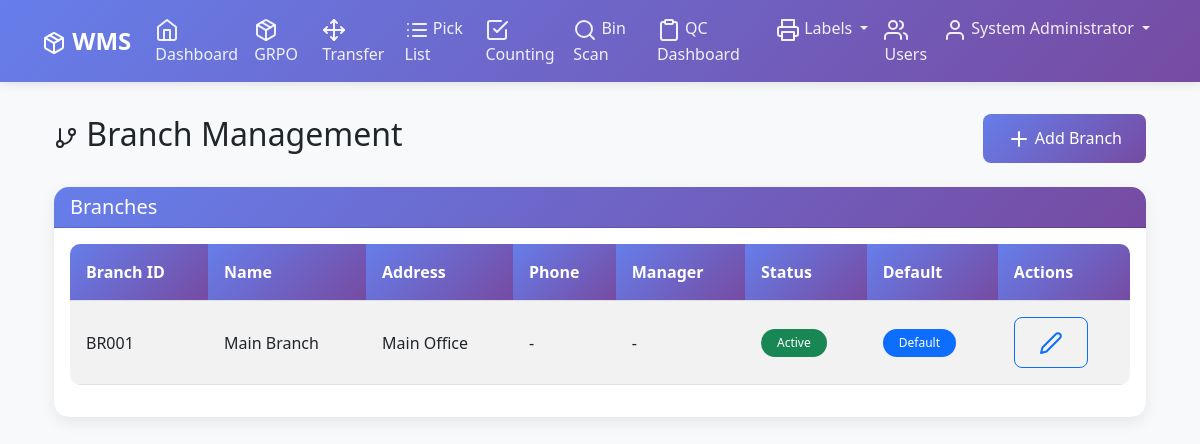
The page /branch_management (signed in) on the database its author committed.
### models.py (models this page shows, shortened)
class User(UserMixin, db.Model):
    __tablename__ = 'users'
    id = db.Column(db.Integer, primary_key=True)
    username = db.Column(db.String(80), unique=True, nullable=False)
    email = db.Column(db.String(120), unique=True, nullable=False)
    password_hash = db.Column(db.String(256), nullable=False)
    first_name = db.Column(db.String(80), nullable=False)
    last_name = db.Column(db.String(80), nullable=False)
    role = db.Column(db.String(20), nullable=False,
                  default='user')  # admin, manager, user, qc
    branch_id = db.Column(db.String(10), nullable=True)
    branch_name = db.Column(db.String(100), nullable=True)
    default_branch_id = db.Column(
        db.String(10), nullable=True)  # Default branch if none selected
    is_active = db.Column(db.Boolean, default=True)
    must_change_password = db.Column(
        db.Boolean, default=False)  # Force password change on next login
    last_login = db.Column(db.DateTime, nullable=True)
    permissions = db.Column(db.Text,
                         nullable=True)  # JSON string of screen permissions
    created_at = db.Column(db.DateTime, default=datetime.utcnow)
    updated_at = db.Column(db.DateTime,
                        default=datetime.utcnow,
                        onupdate=datetime.utcnow)
    grpo_documents = relationship('GRPODocument',
                                  back_populates='user',
                                  foreign_keys='GRPODocument.user_id')
    inventory_transfers = relationship('InventoryTransfer',
                                       back_populates='user',
                                       foreign_keys='InventoryTransfer.user_id')
    pick_lists = relationship('PickList',
                              back_populates='user',
                              foreign_keys='PickList.user_id')
    inventory_counts = relationship('InventoryCount', back_populates='user')

### models_extensions.py (models this page shows)
class Branch(db.Model):
    __tablename__ = 'branches'
    id = db.Column(db.String(10), primary_key=True)  # Branch code like 'BR001'
    name = db.Column(db.String(100), nullable=False)
    address = db.Column(db.Text, nullable=True)
    phone = db.Column(db.String(20), nullable=True)
    email = db.Column(db.String(100), nullable=True)
    manager_name = db.Column(db.String(100), nullable=True)
    is_active = db.Column(db.Boolean, default=True)
    is_default = db.Column(db.Boolean, default=False)  # Default branch for new users
    created_at = db.Column(db.DateTime, default=datetime.utcnow)
    updated_at = db.Column(db.DateTime, default=datetime.utcnow, onupdate=datetime.utcnow)

### routes.py (the view)
@app.route('/branch_management')
@login_required
def branch_management():
    if current_user.role != 'admin':
        flash('Access denied. Only administrators can manage branches.', 'error')
        return redirect(url_for('dashboard'))
    branches = db.session.execute(db.text("SELECT * FROM branches ORDER BY name")).fetchall()
    return render_template('branch_management.html', branches=branches)

### routes.py (called while the page is built)
@login_manager.user_loader
def load_user(user_id):
    return User.query.get(int(user_id))

### templates/branch_management.html (shortened to what this page needs)
{% extends "base.html" %}
{% block content %}
<div class="container-fluid">
    <div class="row">
        <div class="col-12">
            <div class="d-flex justify-content-between align-items-center mb-4">
                <h2><i data-feather="git-branch"></i> Branch Management</h2>
                <button class="btn btn-primary" data-bs-toggle="modal" data-bs-target="#addBranchModal">
                    <i data-feather="plus"></i> Add Branch
                </button>
            </div>
            <div class="card">
                <div class="card-header">
                    <h5 class="card-title mb-0">Branches</h5>
                </div>
                <div class="card-body">
                    <div class="table-responsive">
                        <table class="table table-striped">
                            <thead>
                                <tr>
                                    <th>Branch ID</th>
                                    <th>Name</th>
                                    <th>Address</th>
                                    <th>Phone</th>
                                    <th>Manager</th>
                                    <th>Status</th>
                                    <th>Default</th>
                                    <th>Actions</th>
                                </tr>
                            </thead>
                            <tbody>
                                {% for branch in branches %}
                                <tr>
                                    <td>{{ branch.id }}</td>
                                    <td>{{ branch.name }}</td>
                                    <td>{{ branch.address or '-' }}</td>
                                    <td>{{ branch.phone or '-' }}</td>
                                    <td>{{ branch.manager_name or '-' }}</td>
                                    <td>
                                        {% if branch.is_active %}
                                            <span class="badge bg-success">Active</span>
                                        {% else %}
                                            <span class="badge bg-secondary">Inactive</span>
                                        {% endif %}
                                    </td>
                                    <td>
                                        {% if branch.is_default %}
                                            <span class="badge bg-primary">Default</span>
                                        {% else %}
                                            -
                                        {% endif %}
                                    </td>
                                    <td>
                                        <div class="btn-group btn-group-sm">
                                            <button class="btn btn-outline-primary" onclick="editBranch('{{ branch.id }}')">
                                                <i data-feather="edit-2"></i>
                                            </button>
                                        </div>
                                    </td>
                                </tr>
                                {% endfor %}
                            </tbody>
                        </table>
                    </div>
                </div>
            </div>
        </div>
    </div>
</div>
{% endblock %}

### templates/base.html (shortened to what this page needs)
<!DOCTYPE html>
<html lang="en">
<head>
    <link href="https://cdn.jsdelivr.net/npm/bootstrap@5.3.0/dist/css/bootstrap.min.css" rel="stylesheet">
    <link rel="stylesheet" href="{{ url_for('static', filename='css/style.css') }}">
</head>
<body>
    {% if current_user.is_authenticated %}
    <nav class="navbar navbar-expand-lg navbar-dark">
        <div class="container">
            <a class="navbar-brand" href="{{ url_for('dashboard') }}">
                <i data-feather="package"></i> WMS
            </a>
            <div class="collapse navbar-collapse" id="navbarNav">
                <ul class="navbar-nav me-auto">
                    <li class="nav-item">
                        <a class="nav-link" href="{{ url_for('dashboard') }}">
                            <i data-feather="home"></i> Dashboard
                        </a>
                    </li>
                    <li class="nav-item">
                        <a class="nav-link" href="{{ url_for('grpo') }}">
                            <i data-feather="package"></i> GRPO
                        </a>
                    </li>
                    <li class="nav-item">
                        <a class="nav-link" href="{{ url_for('inventory_transfer') }}">
                            <i data-feather="move"></i> Transfer
                        </a>
                    </li>
                    <li class="nav-item">
                        <a class="nav-link" href="{{ url_for('pick_list') }}">
                            <i data-feather="list"></i> Pick List
                        </a>
                    </li>
                    <li class="nav-item">
                        <a class="nav-link" href="{{ url_for('inventory_counting') }}">
                            <i data-feather="check-square"></i> Counting
                        </a>
                    </li>
                    <li class="nav-item">
                        <a class="nav-link" href="{{ url_for('bin_scanning') }}">
                            <i data-feather="search"></i> Bin Scan
                        </a>
                    </li>
                    {% if current_user.role in ['qc', 'manager', 'admin'] %}
                    <li class="nav-item">
                        <a class="nav-link" href="{{ url_for('qc_dashboard') }}">
                            <i data-feather="clipboard"></i> QC Dashboard
                        </a>
                    </li>
                    {% endif %}
                    <li class="nav-item dropdown">
                        <a class="nav-link dropdown-toggle" href="#" id="navbarDropdown" role="button" data-bs-toggle="dropdown">
                            <i data-feather="printer"></i> Labels
                        </a>
                    </li>
                </ul>
                <ul class="navbar-nav">
                    {% if current_user.role == 'admin' %}
                    <li class="nav-item">
                        <a class="nav-link" href="{{ url_for('user_management') }}">
                            <i data-feather="users"></i> Users
                        </a>
                    </li>
                    {% endif %}
                    <li class="nav-item dropdown">
                        <a class="nav-link dropdown-toggle" href="#" id="userDropdown" role="button" data-bs-toggle="dropdown">
                            <i data-feather="user"></i> {{ current_user.first_name }} {{ current_user.last_name }}
                        </a>
                    </li>
                </ul>
            </div>
        </div>
    </nav>
    {% endif %}
    <main class="main-content">
        <div class="container">
            {% block content %}{% endblock %}
        </div>
    </main>
</body>
</html>

### static/css/style.css (style rules this page uses)
* { box-sizing: border-box; }
body { font-family: 'Segoe UI', Tahoma, Geneva, Verdana, sans-serif; background-color: #f8f9fa; margin: 0; padding: 0; }
.navbar { background: linear-gradient(135deg, #667eea 0%, #764ba2 100%); box-shadow: 0 2px 10px rgba(0,0,0,0.1); }
.navbar-brand { font-weight: bold; color: white !important; font-size: 1.5rem; }
.navbar-nav .nav-link { color: rgba(255,255,255,0.9) !important; font-weight: 500; transition: color 0.3s ease; }
.main-content { padding: 2rem 0; min-height: calc(100vh - 70px); }
.card { border: none; border-radius: 15px; box-shadow: 0 5px 15px rgba(0,0,0,0.08); transition: transform 0.3s ease, box-shadow 0.3s ease; }
.card-header { background: linear-gradient(135deg, #667eea 0%, #764ba2 100%); color: white; border-radius: 15px 15px 0 0 !important; font-weight: 600; }
.btn { border-radius: 8px; font-weight: 500; padding: 0.75rem 1.5rem; transition: all 0.3s ease; }
.btn-primary { background: linear-gradient(135deg, #667eea 0%, #764ba2 100%); border: none; }
.table { border-radius: 10px; overflow: hidden; }
.table thead th { background: linear-gradient(135deg, #667eea 0%, #764ba2 100%); color: white; border: none; font-weight: 600; padding: 1rem; }
.table tbody td { padding: 1rem; vertical-align: middle; border-top: 1px solid #dee2e6; }
.badge { padding: 0.5rem 1rem; font-weight: 500; border-radius: 20px; }

### rows shown on the page
User: first_name "System", last_name "Administrator"
Branch: id "BR001", name "Main Branch", address "Main Office", phone "-", manager_name "-", is_active "Active", is_default "Default"
